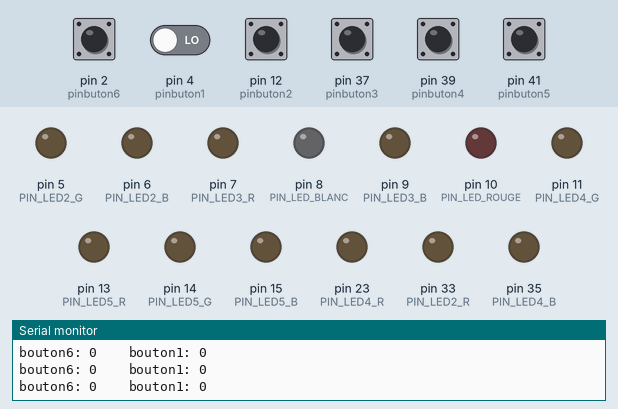
Bench run of a sketch on a simulated Arduino Mega 2560, built with avr-gcc and run on an emulated ATmega2560. On the bench: output pins drawn as LEDs (lit = HIGH), the last lines printed to the serial monitor. Inputs (shaded band) come from the test bench; at power-on: pin 2 (pinbuton6), pin 4 (pinbuton1), pin 12 (pinbuton2), pin 37 (pinbuton3), pin 39 (pinbuton4), pin 41 (pinbuton5) LOW. Storage starts empty; the audio player accepts every command and is not drawn.

Above: at 1.2 s.
1.3 s: pin 2 (pinbuton6) pulled HIGH for 0.15 s
At 2.5 s:
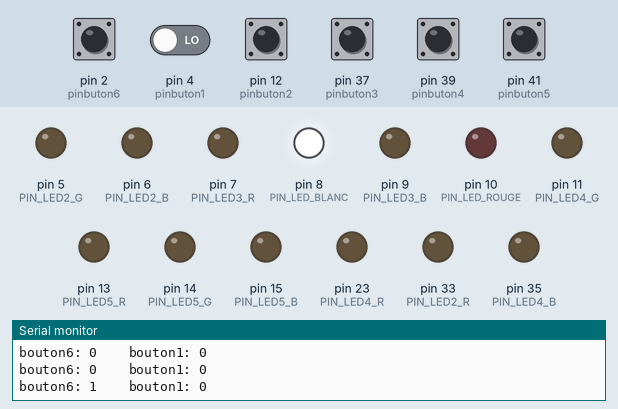
2.9 s: pin 2 (pinbuton6) driven HIGH and pin 4 (pinbuton1) driven HIGH
5.9 s: pin 4 (pinbuton1) driven LOW
At 7.5 s:
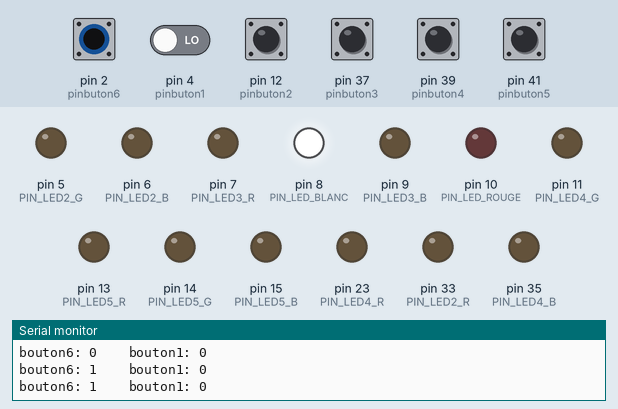
7.8 s: pin 4 (pinbuton1) driven HIGH
10.8 s: pin 2 (pinbuton6) driven LOW and pin 4 (pinbuton1) driven LOW
At 12.6 s:
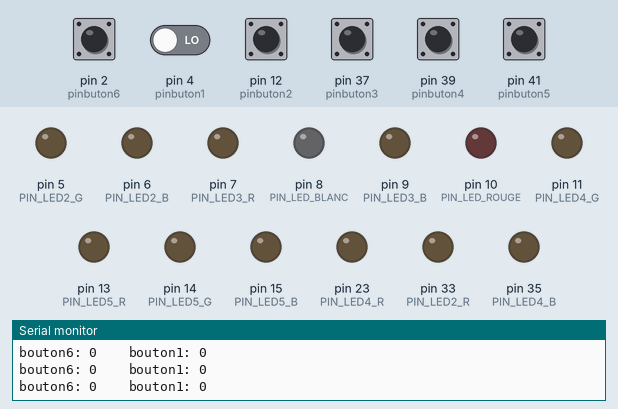
13.8 s: pin 4 (pinbuton1) driven HIGH
At 14.6 s:
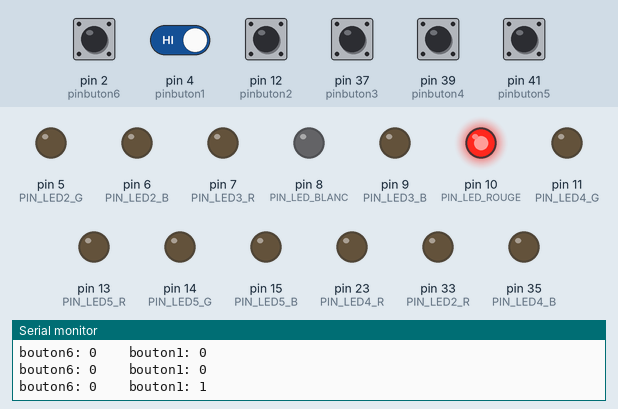
Timing chart, 0 to 16.3 s (numbered marks = the images above; inputs shaded):
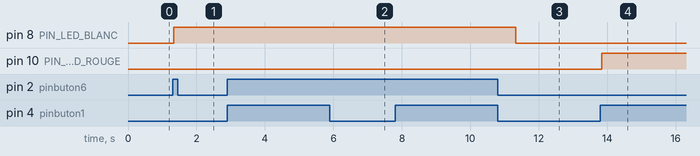

Measured:
- after the input at 1.3 s, pin 8 (PIN_LED_BLANC): LOW → HIGH at once
- after the input at 2.9 s, every drawn part: stays the same
- after the input at 5.9 s, pin 8 (PIN_LED_BLANC): stays HIGH (without the input it goes to LOW after 0.43 s); pin 10 (PIN_LED_ROUGE): stays LOW (without the input it goes to HIGH after 0.43 s)
- after the input at 7.8 s, every drawn part: stays the same
- after the input at 10.8 s, pin 10 (PIN_LED_ROUGE): stays LOW (without the input it goes to HIGH after 0.53 s)
- after the input at 13.8 s, pin 10 (PIN_LED_ROUGE): LOW → HIGH at once

The sketch:

test_TPE.ino
```cpp
#include <SPI.h>
#include <SD.h> // Inclure la librairie SD
#define SDPIN 30 // Chip Select du lecteur SD
#include <TMRpcm.h>

TMRpcm audio;

const int pinbuton1 = 4; //33
const int pinbuton2 = 12;
const int pinbuton3 = 37;
const int pinbuton4 = 39;
const int pinbuton5 = 41;
const int pinbuton6 = 2;//35

const int temps_delais = 5000;

boolean erreur = false;

/*
 * def pin led RGB
 *
 * led 1:
 *  R:1
 *  G:2
 *  B:3
 *
 *  led 2:
 *  R:4
 *  G:5
 *  B:6
 *
 *  led 3:
 *  R:7
 *  G:8
 *  B:9
 *
 * led 4:
 *  R:10
 *  G:11
 *  B:12
 *
 * led 5:
 *  R:13
 *  G:14
 *  B:15
 *
 */
const byte PIN_LED_ROUGE = 10; //23

const byte PIN_LED2_R = 33; //4
const byte PIN_LED2_G = 5;
const byte PIN_LED2_B = 6;

const byte PIN_LED3_R = 7;
const byte PIN_LED3_G = 10; //8
const byte PIN_LED3_B = 9;

const byte PIN_LED4_R = 23; //10
const byte PIN_LED4_G = 11;
const byte PIN_LED4_B = 35; //12

const byte PIN_LED5_R = 13;
const byte PIN_LED5_G = 14;
const byte PIN_LED5_B = 15;

const byte PIN_LED_BLANC = 8; //22

void setup() {
  // put your setup code here, to run once:
  Serial.begin(9600);

  //initialisation boutons
  pinMode(pinbuton1, INPUT);
  pinMode(pinbuton2, INPUT);
  pinMode(pinbuton3, INPUT);
  pinMode(pinbuton4, INPUT);
  pinMode(pinbuton5, INPUT);
  pinMode(pinbuton6, INPUT);

  //initialisation leds
  pinMode(PIN_LED_ROUGE, OUTPUT);
  pinMode(PIN_LED_BLANC, OUTPUT);
  pinMode(PIN_LED2_R, OUTPUT);
  pinMode(PIN_LED2_G, OUTPUT);
  pinMode(PIN_LED2_B, OUTPUT);
  pinMode(PIN_LED3_R, OUTPUT);
  pinMode(PIN_LED3_G, OUTPUT);
  pinMode(PIN_LED3_B, OUTPUT);
  pinMode(PIN_LED4_R, OUTPUT);
  pinMode(PIN_LED4_G, OUTPUT);
  pinMode(PIN_LED4_B, OUTPUT);
  pinMode(PIN_LED5_R, OUTPUT);
  pinMode(PIN_LED5_G, OUTPUT);
  pinMode(PIN_LED5_B, OUTPUT);

  //initialisation de la partie audio
  audio.speakerPin = 13;
  audio.setVolume(4); // gestion du volume de 0 à 7
  audio.quality(1);

  // Initialisation de la carte SD
  if (!SD.begin(SDPIN)) {
    Serial.println("SD initialization failed!"); //  S'il y a un soucis "initialization failed!" s'affichera au moniteur
    erreur = true;
  }
}

void loop() {

  if (!erreur){
    //allume les leds

    // put your main code here, to run repeatedly:
      boolean buton1 = digitalRead(pinbuton1); //rouge
      boolean buton2 = digitalRead(pinbuton2); //bleu
      boolean buton3 = digitalRead(pinbuton3); //vert
      boolean buton4 = digitalRead(pinbuton4); //jaune
      boolean buton5 = digitalRead(pinbuton5); //magenta
      boolean buton6 = digitalRead(pinbuton6); //blanc

      Serial.print("bouton6: ");
      Serial.print(buton6);
      Serial.print("    bouton1: ");
      Serial.println(buton1);

      if (buton1 == 1){
        led_son(PIN_LED_ROUGE, (char*)"sounds/rouge.wav");
      }

      if (buton2 == 1){
       ledRGB_son(0, 0, 255, 2, (char*)"sounds/bleu.wav");
      }

      if (buton3 == 1){
        ledRGB_son(0, 255, 0, 3, (char*)"sounds/vert.wav");
      }

      if (buton4 == 1){
        ledRGB_son(255, 255, 0, 4, (char*)"sounds/jaune.wav");
      }

      if (buton5 == 1){
        ledRGB_son(255, 0, 255, 5, (char*)"sounds/mangenta.wav");
      }

      if (buton6 == 1){
        led_son(PIN_LED_BLANC, (char*)"sounds/blanc.wav");
      }

    } else {
      //allume les leds
      digitalWrite(PIN_LED_BLANC, HIGH);
      digitalWrite(PIN_LED_ROUGE, HIGH);
      delay(300);
    }
  }

  void displayColor(byte r, byte g, byte b, byte led) {
    // fonction pour l'allumage avec un couleur donné
    if (led == 2){
       analogWrite(PIN_LED2_R, ~r);
       analogWrite(PIN_LED2_G, ~g);
       analogWrite(PIN_LED2_B, ~b);
    }

    if (led == 3){
       analogWrite(PIN_LED3_R, ~r);
       analogWrite(PIN_LED3_G, ~g);
       analogWrite(PIN_LED3_B, ~b);
    }

    if (led == 4){
       analogWrite(PIN_LED4_R, ~r);
       analogWrite(PIN_LED4_G, ~g);
       analogWrite(PIN_LED4_B, ~b);
    }

    if (led == 5){
       analogWrite(PIN_LED5_R, ~r);
       analogWrite(PIN_LED5_G, ~g);
       analogWrite(PIN_LED5_B, ~b);
    }
}

void ledRGB_son(byte r, byte g, byte b, byte led, char* son) {
  displayColor(~r, ~g, ~b, ~led);
  audio.play(son);
  delay(temps_delais);
  displayColor(0, 0, 0, ~led);
}

void led_son(byte pinLed, char* son) {
  digitalWrite(pinLed, HIGH);
  audio.play(son);
  delay(temps_delais);
  digitalWrite(pinLed, LOW);
}
```
